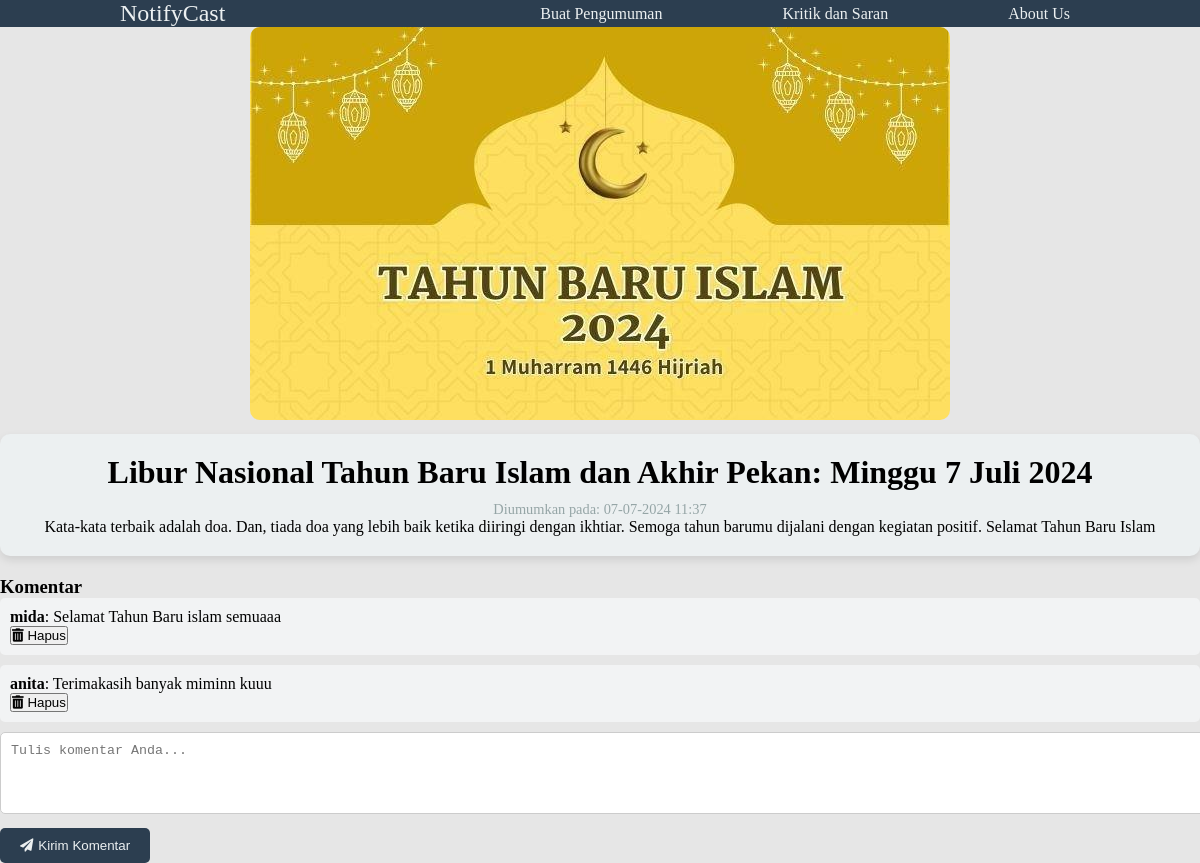
The page /detail_pengumuman.php?id=17 on the database its author committed.
### tables this page shows
CREATE TABLE `pengumuman` (
  `id_pengumuman` int(11) NOT NULL,
  `judul` varchar(255) NOT NULL,
  `isi_pengumuman` text NOT NULL,
  `gambar` varchar(255) DEFAULT NULL,
  `created_at` timestamp NOT NULL DEFAULT current_timestamp()
);

CREATE TABLE `komentar` (
  `id_komentar` int(11) NOT NULL,
  `id_pengumuman` int(11) DEFAULT NULL,
  `nama` varchar(100) DEFAULT NULL,
  `komentar` text DEFAULT NULL,
  `created_at` timestamp NOT NULL DEFAULT current_timestamp()
);

### detail_pengumuman.php (the view, shortened to what this page needs)
<?php
include "koneksi.php";
$id_pengumuman = isset($_GET['id']) ? $_GET['id'] : null;
$hasil_pengumuman = null;
$query_komentar = null;
if ($id_pengumuman) {
    $query_pengumuman = mysqli_query($conn, "SELECT * FROM pengumuman WHERE id_pengumuman = '$id_pengumuman'");
    $hasil_pengumuman = mysqli_fetch_array($query_pengumuman);
    $query_komentar = mysqli_query($conn, "SELECT * FROM komentar WHERE id_pengumuman = '$id_pengumuman'");
}
?>
<!DOCTYPE html>
<html lang="en">
<head>
    <link rel="stylesheet" href="css/style.css">
    <link rel="stylesheet" href="css/navbar.css">
    <link rel="stylesheet" href="css/dashboard.css">
    <link rel="stylesheet" href="https://cdnjs.cloudflare.com/ajax/libs/font-awesome/5.15.3/css/all.min.css">
</head>
<body>
    <nav class="nav">
        <div class="containerr">
            <div class="logo">
            <a href="dashboard_admin.php">NotifyCast</a>
            </div>
            <div class="navbar">
                <ul>
                    <li><a href="buat_pengumuman.php">Buat Pengumuman</a></li>
                    <li><a href="tampil_kritik.php">Kritik dan Saran</a></li>
                    <li><a href="aboutus.html">About Us</a></li>
                </ul>
            </div>
        </div>
    </nav>
    <div class="isi-dashboard">
        <div class="profil">
            <div class="lampir">
                <?php if ($hasil_pengumuman && $hasil_pengumuman['gambar']) { ?>
                    <img src="uploads/<?php echo $hasil_pengumuman['gambar']; ?>" alt="gambar">
                <?php } else { ?>
                    <img src="img/bg-gray.jpg" alt="gambar">
                <?php } ?>
            </div>
            <div class="desc">
                <?php if ($hasil_pengumuman) { ?>
                    <h1><?php echo $hasil_pengumuman['judul']; ?></h1>
                    <p class="tanggal">Diumumkan pada: <?php echo date("d-m-Y H:i", strtotime($hasil_pengumuman['created_at'])); ?></p>
                    <p><?php echo $hasil_pengumuman['isi_pengumuman']; ?></p>
                <?php } else { ?>
                    <p>Pengumuman tidak ditemukan.</p>
                <?php } ?>
            </div>
        </div>
        <div class="kontent-dashboard">
            <h3>Komentar</h3>
            <?php
            if ($query_komentar && mysqli_num_rows($query_komentar) > 0) {
                while ($komentar = mysqli_fetch_array($query_komentar)) {
                    ?>
                    <div class="isi-komentar">
                        <p><strong><?php echo htmlspecialchars($komentar['nama']); ?></strong>: <?php echo htmlspecialchars($komentar['komentar']); ?></p>
                        <form method="post" action="hapus_komentar.php">
                            <button type="submit" class="hapus-komentar-btn"><i class="fas fa-trash-alt"></i> Hapus</button>
                        </form>
                    </div>
                    <?php
                }
            } else {
                echo "<p>Belum ada komentar untuk pengumuman ini.</p>";
            }
            ?>
            <form method="post" action="">
                <textarea name="komentar" rows="4" placeholder="Tulis komentar Anda..." required></textarea><br>
                <button type="submit" class="kirim-komentar-btn"><i class="fas fa-paper-plane"></i> Kirim Komentar</button>
            </form>
        </div>
    </div>
</body>
</html>

### css/style.css (style rules this page uses)
* { margin: 0; padding: 0; text-decoration: none; }
body { background-color: #E6E6E6; }
.containerr { width: 80%; margin: auto; }

### css/navbar.css (style rules this page uses)
.nav { background-color: #2c3e50; color: #ecf0f1; padding: 0; }
.nav .containerr { display: flex; justify-content: space-between; align-items: center; max-width: 1200px; padding: 0px; }
.nav .logo a { color: #ecf0f1; font-size: 24px; text-decoration: none; }
.nav .navbar ul { list-style-type: none; display: flex; align-items: center; margin-left: 50px; }
.nav .navbar ul li { margin-left: 100px; }
.nav .navbar ul li a { color: #ecf0f1; text-decoration: none; padding: 5px 10px; border-radius: 5px; transition: background-color 0.3s; }

### css/dashboard.css (style rules this page uses)
.kontent-dashboard p { overflow: hidden; white-space: nowrap; text-overflow: ellipsis; }

### detail_pengumuman.php (style rules this page uses)
.nav { background-color: #2c3e50; color: #ecf0f1; padding: 0; }
.nav .containerr { display: flex; justify-content: space-between; align-items: center; max-width: 1200px; padding: 0px; }
.nav .logo a { color: #ecf0f1; font-size: 24px; text-decoration: none; }
.nav .navbar ul { list-style-type: none; display: flex; align-items: center; margin-left: 50px; }
.nav .navbar ul li { margin-left: 100px; }
.nav .navbar ul li a { color: #ecf0f1; text-decoration: none; padding: 5px 10px; border-radius: 5px; transition: background-color 0.3s; }
.lampir { text-align: center; }
.lampir img { max-width: 100%; height: auto; border-radius: 10px; margin-bottom: 10px; display: inline-block; }
.desc { padding: 20px; background-color: #ecf0f1; border-radius: 10px; margin-top: 0px; box-shadow: 0 4px 8px rgba(0, 0, 0, 0.1); text-align: center; }
.desc h1 { margin-bottom: 10px; }
.tanggal { color: #95a5a6; font-size: 0.9em; }
.kontent-dashboard { margin-top: 20px; }
.isi-komentar { background-color: #f2f3f4; padding: 10px; border-radius: 5px; margin-bottom: 10px; }
form textarea { width: 100%; padding: 10px; margin-bottom: 10px; border: 1px solid #ccc; border-radius: 5px; resize: vertical; }
form .kirim-komentar-btn { padding: 10px 20px; background-color: #2c3e50; color: #ecf0f1; border: none; border-radius: 5px; cursor: pointer; transition: background-color 0.3s; display: flex; align-items: center; }
form .kirim-komentar-btn i { margin-right: 5px; }

### rows shown on the page
pengumuman: gambar (picture), judul "Libur Nasional Tahun Baru Islam dan Akhir Pekan: Minggu 7 Juli 2024", created_at "07-07-2024 11:37", isi_pengumuman "Kata-kata terbaik adalah doa. Dan, tiada doa yang lebih baik ketika diiringi dengan ikhtiar. Semoga tahun barumu dijalani dengan kegiatan positif. Selamat Tahun Baru Islam"
komentar: nama "mida", komentar "Selamat Tahun Baru islam semuaaa"
komentar: nama "anita", komentar "Terimakasih banyak miminn kuuu"
